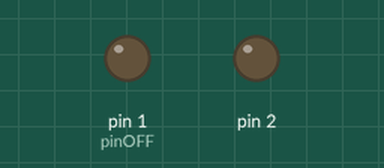
This sketch was run on a simulated Arduino Uno, built with avr-gcc and run on an emulated ATmega328P. Shown: output pins drawn as LEDs (lit = HIGH).

Above: at 0.1 s.
At 2.6 s:
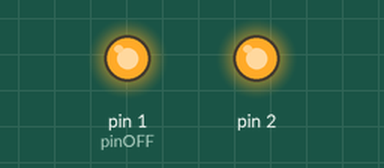
Timing chart, 0 to 4.1 s (numbered marks = the images above):
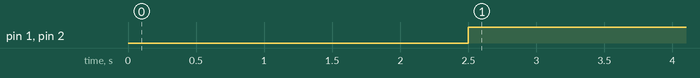

The sketch:

HRC_ESP8266_radio_signal_tx.ino
```cpp
// (licence header left out)
#define pinON 0
#define pinOFF 1

void setup() {
  pinMode(1, OUTPUT);
  pinMode(2, OUTPUT);
}

void loop() {
  digitalWrite(1, pinON);
  digitalWrite(2, pinON);
  delay(2500);
  digitalWrite(1, pinOFF);
  digitalWrite(2, pinOFF);
  delay(750000);
}
```

Measured:
- by itself, pin 1 (pinOFF), pin 2: LOW → HIGH at 2.5 s
